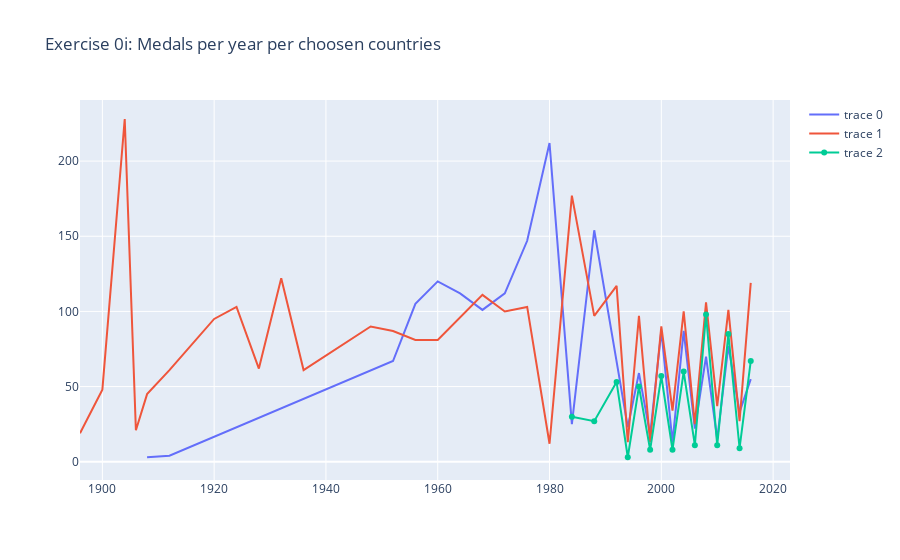

The notebook cell saved with this chart:
### Code cell
athlete_events_per_year = athlete_events_drop.groupby(["NOC","Year"]).count()
athlete_events_per_year =  athlete_events_per_year.reset_index()
russia_sovjet_merge = athlete_events_per_year[athlete_events_per_year["NOC"].isin(["RUS", "URS"])].reset_index()
russia_sovjet_merge = russia_sovjet_merge.sort_values("Year")
germany_medals_per_year = athlete_events_per_year[athlete_events_per_year["NOC"].isin(["RUS"])]
usa_medals_per_year = athlete_events_per_year[athlete_events_per_year["NOC"].isin(["USA"])]
china_medals_per_year = athlete_events_per_year[athlete_events_per_year["NOC"].isin(["CHN"])]

#Plotting the sorted datasets
fig3 = px.line(title = "Exercise 0i: Medals per year per choosen countries")
rus_sov_line = fig3.add_scatter(y = russia_sovjet_merge["Medal"], x = russia_sovjet_merge["Year"])
usa_line = fig3.add_scatter(y = usa_medals_per_year["Medal"], x = usa_medals_per_year["Year"])
china_line = fig3.add_scatter(y = china_medals_per_year["Medal"], x = china_medals_per_year["Year"])
fig3.show()

### Figure 1 — Plotly figure (JSON) as saved in the notebook; plotly's stock layout.template omitted (floating-point values rounded to 4 significant figures)
{"data": [{"type": "scatter", "x": [1908, 1912, 1952, 1956, 1960, 1964, 1968, 1972, 1976, 1980, 1984, 1988, 1994, 1996, 1998, 2000, 2002, 2004, 2006, 2008, 2010, 2012, 2014, 2016], "y": [3, 4, 67, 105, 120, 112, 101, 112, 147, 212, 25, 154, 23, 59, 18, 87, 13, 87, 22, 70, 15, 77, 33, 55]}, {"type": "scatter", "x": [1896, 1900, 1904, 1906, 1908, 1912, 1920, 1924, 1928, 1932, 1936, 1948, 1952, 1956, 1960, 1964, 1968, 1972, 1976, 1980, 1984, 1988, 1992, 1994, 1996, 1998, 2000, 2002, 2004, 2006, 2008, 2010, 2012, 2014, 2016], "y": [19, 48, 228, 21, 45, 61, 95, 103, 62, 122, 61, 90, 87, 81, 81, 96, 111, 100, 103, 12, 177, 97, 117, 13, 97, 13, 90, 34, 100, 25, 106, 37, 101, 27, 119]}, {"type": "scatter", "x": [1984, 1988, 1992, 1994, 1996, 1998, 2000, 2002, 2004, 2006, 2008, 2010, 2012, 2014, 2016], "y": [30, 27, 53, 3, 50, 8, 57, 8, 60, 11, 98, 11, 85, 9, 67]}], "layout": {"legend": {"tracegroupgap": 0}, "title": {"text": "Exercise 0i: Medals per year per choosen countries"}, "xaxis": {"anchor": "y", "domain": [0, 1]}, "yaxis": {"anchor": "x", "domain": [0, 1]}}}
